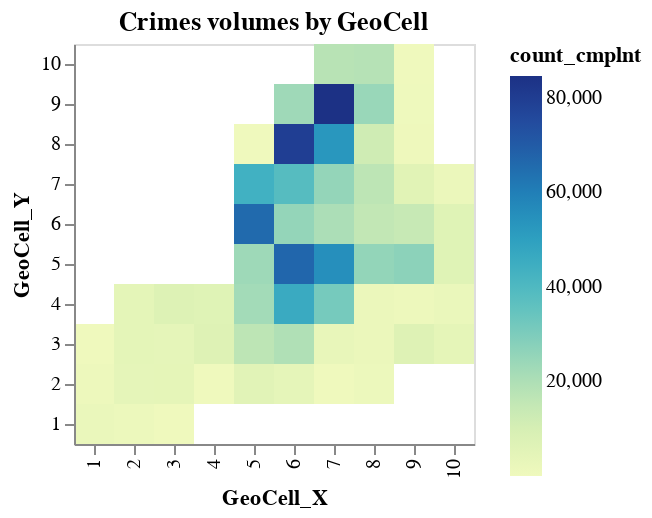

The notebook cell this image was saved under:
### Markdown cell above
Using the new "GeoCell" feature, we can visualize where on the map we have higher densities of crimes without being constrained by Borough or neighborhood boundaries.  Each x y coordinate maps to a cell.

### Code cell
#load csv
file_path = "C:\\Users\\BGaither\\OneDrive - McAfee\\Other\\school\\SMU\\Courses\\Fall 2020\\Machine Learning I\\Lab1\\Data_NYPD\\Modified_Data_Sets\\x_y_cell.csv"
#load Data into Pandas
df_x_y = pd.read_csv(file_path)

myXSort = ["1","2","3","4","5","6","7","8","9","10"]
myYSort = [10,9,8,7,6,5,4,3,2,1]

alt.Chart(df_x_y).mark_rect().encode(
    x = alt.X('GeoCell_X:O', sort=myXSort),
    y=alt.Y('GeoCell_Y:O', sort=myYSort),
    color='count_cmplnt:Q',
  tooltip = ['GeoCell_X', 'GeoCell_Y','count_cmplnt']
).properties(title="Crimes volumes by GeoCell")

### Figure 1 — Vega-Lite specification as saved in the notebook (floating-point values rounded to 4 significant figures)
{"config": {"view": {"continuousWidth": 400, "continuousHeight": 300}}, "data": {"name": "data-15aa5b294fde5e5a1492de9a6c7655b8"}, "mark": "rect", "encoding": {"color": {"type": "quantitative", "field": "count_cmplnt"}, "tooltip": [{"type": "quantitative", "field": "GeoCell_X"}, {"type": "quantitative", "field": "GeoCell_Y"}, {"type": "quantitative", "field": "count_cmplnt"}], "x": {"type": "ordinal", "field": "GeoCell_X", "sort": ["1", "2", "3", "4", "5", "6", "7", "8", "9", "10"]}, "y": {"type": "ordinal", "field": "GeoCell_Y", "sort": [10, 9, 8, 7, 6, 5, 4, 3, 2, 1]}}, "title": "Crimes volumes by GeoCell", "$schema": "https://vega.github.io/schema/vega-lite/v4.8.1.json", "datasets": {"data-15aa5b294fde5e5a1492de9a6c7655b8": [{"GeoCell_X": 1, "GeoCell_Y": 1, "count_cmplnt": 2253}, {"GeoCell_X": 1, "GeoCell_Y": 2, "count_cmplnt": 976}, {"GeoCell_X": 1, "GeoCell_Y": 3, "count_cmplnt": 1}, {"GeoCell_X": 2, "GeoCell_Y": 1, "count_cmplnt": 1189}, {"GeoCell_X": 2, "GeoCell_Y": 2, "count_cmplnt": 4222}, {"GeoCell_X": 2, "GeoCell_Y": 3, "count_cmplnt": 4555}, {"GeoCell_X": 2, "GeoCell_Y": 4, "count_cmplnt": 4668}, {"GeoCell_X": 3, "GeoCell_Y": 1, "count_cmplnt": 14}, {"GeoCell_X": 3, "GeoCell_Y": 2, "count_cmplnt": 4364}, {"GeoCell_X": 3, "GeoCell_Y": 3, "count_cmplnt": 4176}, {"GeoCell_X": 3, "GeoCell_Y": 4, "count_cmplnt": 7790}, {"GeoCell_X": 4, "GeoCell_Y": 2, "count_cmplnt": 163}, {"GeoCell_X": 4, "GeoCell_Y": 3, "count_cmplnt": 7247}, {"GeoCell_X": 4, "GeoCell_Y": 4, "count_cmplnt": 6848}, {"GeoCell_X": 5, "GeoCell_Y": 2, "count_cmplnt": 5982}, {"GeoCell_X": 5, "GeoCell_Y": 3, "count_cmplnt": 16961}, {"GeoCell_X": 5, "GeoCell_Y": 4, "count_cmplnt": 22206}, {"GeoCell_X": 5, "GeoCell_Y": 5, "count_cmplnt": 23312}, {"GeoCell_X": 5, "GeoCell_Y": 6, "count_cmplnt": 65680}, {"GeoCell_X": 5, "GeoCell_Y": 7, "count_cmplnt": 43571}, {"GeoCell_X": 5, "GeoCell_Y": 8, "count_cmplnt": 164}, {"GeoCell_X": 6, "GeoCell_Y": 2, "count_cmplnt": 4225}, {"GeoCell_X": 6, "GeoCell_Y": 3, "count_cmplnt": 19696}, {"GeoCell_X": 6, "GeoCell_Y": 4, "count_cmplnt": 46139}, {"GeoCell_X": 6, "GeoCell_Y": 5, "count_cmplnt": 66727}, {"GeoCell_X": 6, "GeoCell_Y": 6, "count_cmplnt": 25399}, {"GeoCell_X": 6, "GeoCell_Y": 7, "count_cmplnt": 38379}, {"GeoCell_X": 6, "GeoCell_Y": 8, "count_cmplnt": 79559}, {"GeoCell_X": 6, "GeoCell_Y": 9, "count_cmplnt": 23140}, {"GeoCell_X": 7, "GeoCell_Y": 2, "count_cmplnt": 167}, {"GeoCell_X": 7, "GeoCell_Y": 3, "count_cmplnt": 3041}, {"GeoCell_X": 7, "GeoCell_Y": 4, "count_cmplnt": 31299}, {"GeoCell_X": 7, "GeoCell_Y": 5, "count_cmplnt": 55199}, {"GeoCell_X": 7, "GeoCell_Y": 6, "count_cmplnt": 20399}, {"GeoCell_X": 7, "GeoCell_Y": 7, "count_cmplnt": 25421}, {"GeoCell_X": 7, "GeoCell_Y": 8, "count_cmplnt": 52978}, {"GeoCell_X": 7, "GeoCell_Y": 9, "count_cmplnt": 84589}, {"GeoCell_X": 7, "GeoCell_Y": 10, "count_cmplnt": 17927}, {"GeoCell_X": 8, "GeoCell_Y": 2, "count_cmplnt": 1262}, {"GeoCell_X": 8, "GeoCell_Y": 3, "count_cmplnt": 1732}, {"GeoCell_X": 8, "GeoCell_Y": 4, "count_cmplnt": 1631}, {"GeoCell_X": 8, "GeoCell_Y": 5, "count_cmplnt": 25557}, {"GeoCell_X": 8, "GeoCell_Y": 6, "count_cmplnt": 15584}, {"GeoCell_X": 8, "GeoCell_Y": 7, "count_cmplnt": 16977}, {"GeoCell_X": 8, "GeoCell_Y": 8, "count_cmplnt": 11917}, {"GeoCell_X": 8, "GeoCell_Y": 9, "count_cmplnt": 24425}, {"GeoCell_X": 8, "GeoCell_Y": 10, "count_cmplnt": 18301}, {"GeoCell_X": 9, "GeoCell_Y": 3, "count_cmplnt": 7389}, {"GeoCell_X": 9, "GeoCell_Y": 4, "count_cmplnt": 1052}, {"GeoCell_X": 9, "GeoCell_Y": 5, "count_cmplnt": 26897}, {"GeoCell_X": 9, "GeoCell_Y": 6, "count_cmplnt": 13959}, {"GeoCell_X": 9, "GeoCell_Y": 7, "count_cmplnt": 6128}, {"GeoCell_X": 9, "GeoCell_Y": 8, "count_cmplnt": 547}, {"GeoCell_X": 9, "GeoCell_Y": 9, "count_cmplnt": 420}, {"GeoCell_X": 9, "GeoCell_Y": 10, "count_cmplnt": 4}, {"GeoCell_X": 10, "GeoCell_Y": 3, "count_cmplnt": 4350}, {"GeoCell_X": 10, "GeoCell_Y": 4, "count_cmplnt": 2132}, {"GeoCell_X": 10, "GeoCell_Y": 5, "count_cmplnt": 6766}, {"GeoCell_X": 10, "GeoCell_Y": 6, "count_cmplnt": 6618}, {"GeoCell_X": 10, "GeoCell_Y": 7, "count_cmplnt": 1849}]}}
